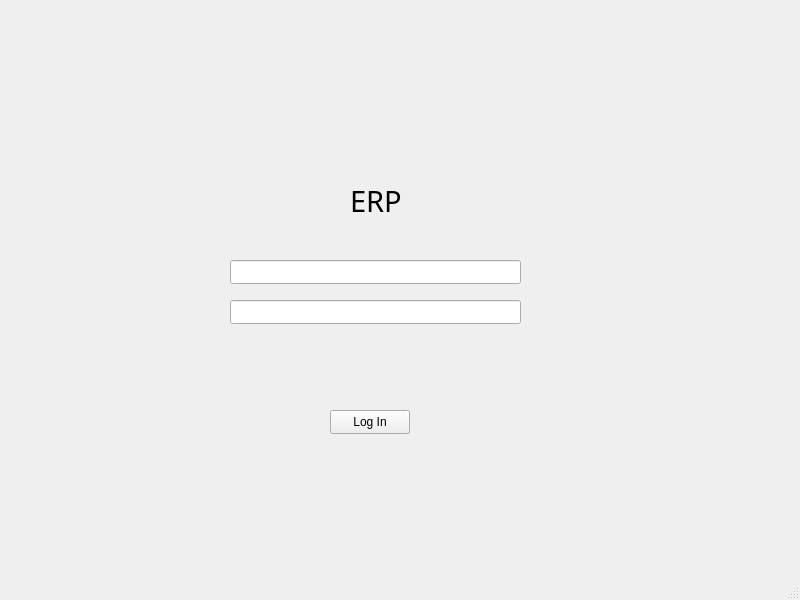
<?xml version="1.0" encoding="UTF-8"?>
<ui version="4.0">
 <class>mainwindow</class>
 <widget class="QMainWindow" name="mainwindow">
  <property name="geometry">
   <rect>
    <x>0</x>
    <y>0</y>
    <width>800</width>
    <height>600</height>
   </rect>
  </property>
  <property name="windowTitle">
   <string>mainwindow</string>
  </property>
  <widget class="QWidget" name="centralwidget">
   <widget class="QPushButton" name="loginButton">
    <property name="geometry">
     <rect>
      <x>330</x>
      <y>410</y>
      <width>80</width>
      <height>24</height>
     </rect>
    </property>
    <property name="text">
     <string>Log In</string>
    </property>
   </widget>
   <widget class="QLineEdit" name="usernameInput">
    <property name="geometry">
     <rect>
      <x>230</x>
      <y>260</y>
      <width>291</width>
      <height>24</height>
     </rect>
    </property>
   </widget>
   <widget class="QLineEdit" name="passwordInput">
    <property name="geometry">
     <rect>
      <x>230</x>
      <y>300</y>
      <width>291</width>
      <height>24</height>
     </rect>
    </property>
   </widget>
   <widget class="QLabel" name="label">
    <property name="geometry">
     <rect>
      <x>350</x>
      <y>175</y>
      <width>151</width>
      <height>51</height>
     </rect>
    </property>
    <property name="font">
     <font>
      <family>Microsoft New Tai Lue</family>
      <pointsize>22</pointsize>
     </font>
    </property>
    <property name="text">
     <string>ERP</string>
    </property>
   </widget>
  </widget>
  <widget class="QMenuBar" name="menubar">
   <property name="geometry">
    <rect>
     <x>0</x>
     <y>0</y>
     <width>800</width>
     <height>21</height>
    </rect>
   </property>
  </widget>
  <widget class="QStatusBar" name="statusbar"/>
 </widget>
 <resources/>
 <connections/>
</ui>
